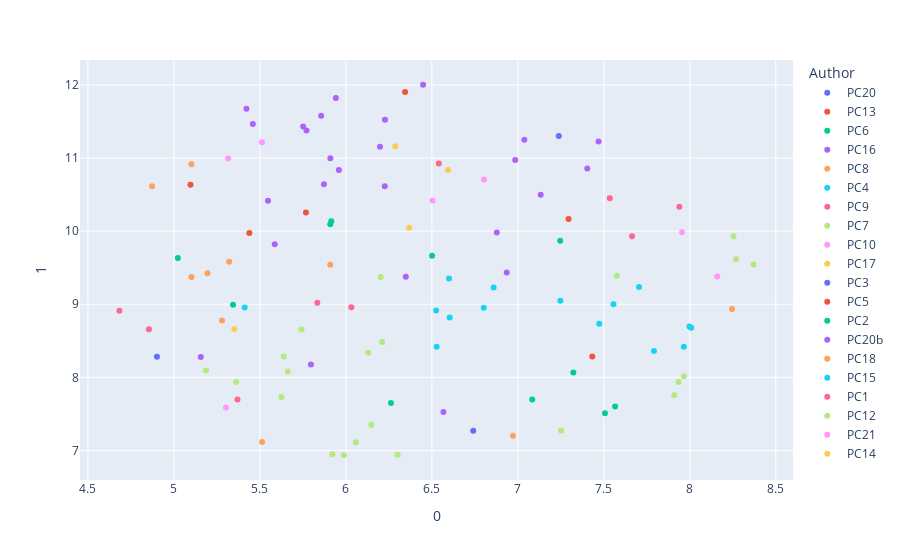

Here is the notebook cell this chart was saved with:
### Code cell
df = pd.DataFrame(dataframe, columns=["Author", "Title", *[f"Dim{i}" for i in range(len(vector))]])
df = df[df.Author.str.contains("PC")]
from umap import UMAP
import plotly.express as px


umap_2d = UMAP(n_components=2, init='random', random_state=0)

proj_2d = umap_2d.fit_transform(df.loc[:, "Dim0":])

fig_2d = px.scatter(
    proj_2d, x=0, y=1,
    color=df.Author,
    labels={'color': 'Author'},
    hover_name=df.Title,
    #hover_data=["Author", "Title"]
)

fig_2d.show()
fig_2d.write_html(make_file_name("pc-plotly.html"))

### Figure 1 — Plotly figure (JSON) as saved in the notebook; plotly's stock layout.template omitted (floating-point values rounded to 4 significant figures)
{"data": [{"hovertemplate": "<b>%{hovertext}</b><br><br>Author=PC20<br>0=%{x}<br>1=%{y}<extra></extra>", "hovertext": ["InIlludCredidiPropterQuodLocutusSum", "DeTurtureSeuDeEcclesiaSermo"], "legendgroup": "PC20", "marker": {"color": "#636efa", "symbol": "circle"}, "mode": "markers", "name": "PC20", "orientation": "v", "showlegend": true, "type": "scatter", "x": [4.901, 6.741], "xaxis": "x", "y": [8.281, 7.268], "yaxis": "y"}, {"hovertemplate": "<b>%{hovertext}</b><br><br>Author=PC13<br>0=%{x}<br>1=%{y}<extra></extra>", "hovertext": ["InVenerabilemCrucem", "ContraIudaeosGentilesHaereticos", "ContraIudaeosGentilesHaereticos", "DeEpiphania"], "legendgroup": "PC13", "marker": {"color": "#EF553B", "symbol": "circle"}, "mode": "markers", "name": "PC13", "orientation": "v", "showlegend": true, "type": "scatter", "x": [5.439, 5.768, 5.096, 6.344], "xaxis": "x", "y": [9.975, 10.25, 10.64, 11.9], "yaxis": "y"}, {"hovertemplate": "<b>%{hovertext}</b><br><br>Author=PC6<br>0=%{x}<br>1=%{y}<extra></extra>", "hovertext": ["DePoenintentiaSermo1", "DePoenintentiaSermo1", "DePoenintentiaSermo1", "DePoenintentiaSermo1", "DePoenintentiaSermo1", "DePoenintentiaSermo3", "DePoenintentiaSermo2", "DePoenintentiaSermo2", "DePoenintentiaSermo2"], "legendgroup": "PC6", "marker": {"color": "#00cc96", "symbol": "circle"}, "mode": "markers", "name": "PC6", "orientation": "v", "showlegend": true, "type": "scatter", "x": [5.023, 5.915, 7.246, 7.323, 5.909, 7.084, 7.507, 5.344, 7.566], "xaxis": "x", "y": [9.634, 10.14, 9.87, 8.067, 10.09, 7.699, 7.511, 8.993, 7.603], "yaxis": "y"}, {"hovertemplate": "<b>%{hovertext}</b><br><br>Author=PC16<br>0=%{x}<br>1=%{y}<extra></extra>", "hovertext": ["InIlludSiQuaChristoaNovaCreatura", "InIlludSiQuaChristoaNovaCreatura", "InIlludSiQuaChristoaNovaCreatura", "InIlludSiQuaChristoaNovaCreatura", "InIlludSiQuaChristoaNovaCreatura", "InPsalmum50Homilia1", "InPsalmum50Homilia1", "InPsalmum50Homilia1", "InPsalmum50Homilia1", "InPsalmum50Homilia1", "InPsalmum50Homilia2", "InPsalmum50Homilia2", "InPsalmum50Homilia2", "InPsalmum50Homilia2", "InPsalmum50Homilia2", "InIlludSufficitTibiGratiaMea", "InIlludSufficitTibiGratiaMea", "InIlludSufficitTibiGratiaMea", "InIlludSufficitTibiGratiaMea"], "legendgroup": "PC16", "marker": {"color": "#ab63fa", "symbol": "circle"}, "mode": "markers", "name": "PC16", "orientation": "v", "showlegend": true, "type": "scatter", "x": [5.422, 7.133, 5.547, 5.872, 5.459, 7.404, 5.771, 5.856, 5.942, 6.226, 5.751, 6.198, 6.985, 6.227, 7.038, 5.959, 5.156, 7.469, 6.878], "xaxis": "x", "y": [11.67, 10.5, 10.42, 10.64, 11.47, 10.86, 11.38, 11.58, 11.82, 10.62, 11.43, 11.15, 10.97, 11.52, 11.25, 10.84, 8.278, 11.23, 9.983], "yaxis": "y"}, {"hovertemplate": "<b>%{hovertext}</b><br><br>Author=PC8<br>0=%{x}<br>1=%{y}<extra></extra>", "hovertext": ["DePatientiaSermo1", "DePatientiaSermo1", "DePatientiaSermo1", "DePatientiaSermo2", "DePatientiaSermo2"], "legendgroup": "PC8", "marker": {"color": "#FFA15A", "symbol": "circle"}, "mode": "markers", "name": "PC8", "orientation": "v", "showlegend": true, "type": "scatter", "x": [5.102, 8.245, 5.195, 5.513, 5.28], "xaxis": "x", "y": [9.372, 8.937, 9.425, 7.117, 8.779], "yaxis": "y"}, {"hovertemplate": "<b>%{hovertext}</b><br><br>Author=PC4<br>0=%{x}<br>1=%{y}<extra></extra>", "hovertext": ["InPaschaSermones5", "InPaschaSermones2", "InPaschaSermones1", "InPaschaSermones7", "InPaschaSermones7", "InPaschaSermones7", "InPaschaSermones7", "InPaschaSermones7", "InPaschaSermones6", "InPaschaSermones6", "InPaschaSermones6", "InPaschaSermones6", "InPaschaSermones6"], "legendgroup": "PC4", "marker": {"color": "#19d3f3", "symbol": "circle"}, "mode": "markers", "name": "PC4", "orientation": "v", "showlegend": true, "type": "scatter", "x": [6.859, 7.474, 7.247, 6.525, 6.802, 6.528, 6.6, 6.604, 7.556, 7.791, 5.411, 7.998, 7.965], "xaxis": "x", "y": [9.228, 8.734, 9.048, 8.915, 8.952, 8.418, 9.354, 8.819, 9.0, 8.362, 8.957, 8.696, 8.42], "yaxis": "y"}, {"hovertemplate": "<b>%{hovertext}</b><br><br>Author=PC9<br>0=%{x}<br>1=%{y}<extra></extra>", "hovertext": ["InIlludExiitQuiSeminat", "InNataleDominiNostri", "InIlludPatterSiPossibile", "InIlludPatterSiPossibile", "DeParabolaUilliciIniquitatis", "InCenturionem"], "legendgroup": "PC9", "marker": {"color": "#FF6692", "symbol": "circle"}, "mode": "markers", "name": "PC9", "orientation": "v", "showlegend": true, "type": "scatter", "x": [5.37, 5.834, 4.683, 4.855, 7.664, 6.032], "xaxis": "x", "y": [7.696, 9.021, 8.911, 8.659, 9.93, 8.959], "yaxis": "y"}, {"hovertemplate": "<b>%{hovertext}</b><br><br>Author=PC7<br>0=%{x}<br>1=%{y}<extra></extra>", "hovertext": ["DeIeiunoSermo7", "DeIeiunoSermo2", "DeIeiunoSermo2", "DeIeiunoSermo2", "DeIeiunoSermo2", "DeIeiunoSermo2", "DeIeiunoSermo3", "DeIeiunoSermo3", "DeIeiunoSermo3", "DeIeiunoSermo3", "DeIeiunoSermo4", "DeIeiunoSermo4", "DeIeiunoSermo4", "DeIeiunoSermo6", "DeIeiunoSermo6", "DeIeiunoSermo5", "DeIeiunoSermo5", "DeIeiunoSermo5"], "legendgroup": "PC7", "marker": {"color": "#B6E880", "symbol": "circle"}, "mode": "markers", "name": "PC7", "orientation": "v", "showlegend": true, "type": "scatter", "x": [6.13, 8.254, 5.922, 7.909, 8.269, 5.187, 7.965, 5.625, 6.3, 8.371, 5.362, 7.934, 5.989, 6.058, 5.639, 6.148, 6.211, 7.252], "xaxis": "x", "y": [8.339, 9.93, 6.95, 7.756, 9.615, 8.093, 8.014, 7.733, 6.94, 9.543, 7.937, 7.936, 6.935, 7.113, 8.284, 7.348, 8.484, 7.272], "yaxis": "y"}, {"hovertemplate": "<b>%{hovertext}</b><br><br>Author=PC10<br>0=%{x}<br>1=%{y}<extra></extra>", "hovertext": ["DePrecatione2", "DePrecatione2", "DePrecatione1"], "legendgroup": "PC10", "marker": {"color": "#FF97FF", "symbol": "circle"}, "mode": "markers", "name": "PC10", "orientation": "v", "showlegend": true, "type": "scatter", "x": [8.16, 6.804, 7.955], "xaxis": "x", "y": [9.381, 10.71, 9.984], "yaxis": "y"}, {"hovertemplate": "<b>%{hovertext}</b><br><br>Author=PC17<br>0=%{x}<br>1=%{y}<extra></extra>", "hovertext": ["InIlludAttendideNeEleemosynam", "DeEleemosyna", "DeEleemosyna"], "legendgroup": "PC17", "marker": {"color": "#FECB52", "symbol": "circle"}, "mode": "markers", "name": "PC17", "orientation": "v", "showlegend": true, "type": "scatter", "x": [6.594, 6.288, 6.368], "xaxis": "x", "y": [10.84, 11.16, 10.05], "yaxis": "y"}, {"hovertemplate": "<b>%{hovertext}</b><br><br>Author=PC3<br>0=%{x}<br>1=%{y}<extra></extra>", "hovertext": ["InDecemVirgines"], "legendgroup": "PC3", "marker": {"color": "#636efa", "symbol": "circle"}, "mode": "markers", "name": "PC3", "orientation": "v", "showlegend": true, "type": "scatter", "x": [7.238], "xaxis": "x", "y": [11.3], "yaxis": "y"}, {"hovertemplate": "<b>%{hovertext}</b><br><br>Author=PC5<br>0=%{x}<br>1=%{y}<extra></extra>", "hovertext": ["ContraHereticos", "InSanctaVirginem"], "legendgroup": "PC5", "marker": {"color": "#EF553B", "symbol": "circle"}, "mode": "markers", "name": "PC5", "orientation": "v", "showlegend": true, "type": "scatter", "x": [7.295, 7.433], "xaxis": "x", "y": [10.17, 8.286], "yaxis": "y"}, {"hovertemplate": "<b>%{hovertext}</b><br><br>Author=PC2<br>0=%{x}<br>1=%{y}<extra></extra>", "hovertext": ["DeJoseph", "DeSusanna"], "legendgroup": "PC2", "marker": {"color": "#00cc96", "symbol": "circle"}, "mode": "markers", "name": "PC2", "orientation": "v", "showlegend": true, "type": "scatter", "x": [6.501, 6.262], "xaxis": "x", "y": [9.665, 7.65], "yaxis": "y"}, {"hovertemplate": "<b>%{hovertext}</b><br><br>Author=PC20b<br>0=%{x}<br>1=%{y}<extra></extra>", "hovertext": ["InDecollationemSIoannis", "DeNonJudicandoProximo", "DeRemissionePeccatorum", "InParabolamDeFicu", "InDrachmamEttInIlludHomoQuidamHabebatDuosFilios", "InIlludAscenditDominusInTemplo", "InIlludSimileEstRegnumCaelorumGranoSinapis"], "legendgroup": "PC20b", "marker": {"color": "#ab63fa", "symbol": "circle"}, "mode": "markers", "name": "PC20b", "orientation": "v", "showlegend": true, "type": "scatter", "x": [6.935, 5.586, 5.91, 6.348, 6.567, 6.449, 5.796], "xaxis": "x", "y": [9.435, 9.822, 11.0, 9.378, 7.528, 12.0, 8.176], "yaxis": "y"}, {"hovertemplate": "<b>%{hovertext}</b><br><br>Author=PC18<br>0=%{x}<br>1=%{y}<extra></extra>", "hovertext": ["InIlludSimileEstRegnumCaelorumPatriFamilias", "InIlludSimileEstRegnumCaelorumPatriFamilias", "InIlludSimileEstRegnumCaelorumPatriFamilias", "InParabolamDeFilioProdigo", "InParabolamDeFilioProdigo"], "legendgroup": "PC18", "marker": {"color": "#FFA15A", "symbol": "circle"}, "mode": "markers", "name": "PC18", "orientation": "v", "showlegend": true, "type": "scatter", "x": [4.873, 5.321, 5.909, 6.972, 5.102], "xaxis": "x", "y": [10.62, 9.582, 9.542, 7.202, 10.92], "yaxis": "y"}, {"hovertemplate": "<b>%{hovertext}</b><br><br>Author=PC15<br>0=%{x}<br>1=%{y}<extra></extra>", "hovertext": ["InIlludHominisCuiusdam", "IgnemVeniMittere"], "legendgroup": "PC15", "marker": {"color": "#19d3f3", "symbol": "circle"}, "mode": "markers", "name": "PC15", "orientation": "v", "showlegend": true, "type": "scatter", "x": [8.008, 7.705], "xaxis": "x", "y": [8.68, 9.237], "yaxis": "y"}, {"hovertemplate": "<b>%{hovertext}</b><br><br>Author=PC1<br>0=%{x}<br>1=%{y}<extra></extra>", "hovertext": ["InGenesimSermones1", "InGenesimSermones1", "InGenesimSermones2"], "legendgroup": "PC1", "marker": {"color": "#FF6692", "symbol": "circle"}, "mode": "markers", "name": "PC1", "orientation": "v", "showlegend": true, "type": "scatter", "x": [7.534, 6.54, 7.939], "xaxis": "x", "y": [10.45, 10.92, 10.34], "yaxis": "y"}, {"hovertemplate": "<b>%{hovertext}</b><br><br>Author=PC12<br>0=%{x}<br>1=%{y}<extra></extra>", "hovertext": ["InSecundamFeriam1", "InSecundamFeriam1", "SermoInPsalmum11", "SermoInPsalmum11"], "legendgroup": "PC12", "marker": {"color": "#B6E880", "symbol": "circle"}, "mode": "markers", "name": "PC12", "orientation": "v", "showlegend": true, "type": "scatter", "x": [6.202, 5.742, 7.575, 5.662], "xaxis": "x", "y": [9.374, 8.655, 9.391, 8.082], "yaxis": "y"}, {"hovertemplate": "<b>%{hovertext}</b><br><br>Author=PC21<br>0=%{x}<br>1=%{y}<extra></extra>", "hovertext": ["InJobSermones3", "InJobSermones3", "InJobSermones3", "InJobSermones2"], "legendgroup": "PC21", "marker": {"color": "#FF97FF", "symbol": "circle"}, "mode": "markers", "name": "PC21", "orientation": "v", "showlegend": true, "type": "scatter", "x": [5.303, 5.316, 5.512, 6.504], "xaxis": "x", "y": [7.588, 10.99, 11.21, 10.42], "yaxis": "y"}, {"hovertemplate": "<b>%{hovertext}</b><br><br>Author=PC14<br>0=%{x}<br>1=%{y}<extra></extra>", "hovertext": ["DeEleemosyna"], "legendgroup": "PC14", "marker": {"color": "#FECB52", "symbol": "circle"}, "mode": "markers", "name": "PC14", "orientation": "v", "showlegend": true, "type": "scatter", "x": [5.351], "xaxis": "x", "y": [8.662], "yaxis": "y"}], "layout": {"legend": {"title": {"text": "Author"}, "tracegroupgap": 0}, "margin": {"t": 60}, "xaxis": {"anchor": "y", "domain": [0, 1], "title": {"text": "0"}}, "yaxis": {"anchor": "x", "domain": [0, 1], "title": {"text": "1"}}}}
